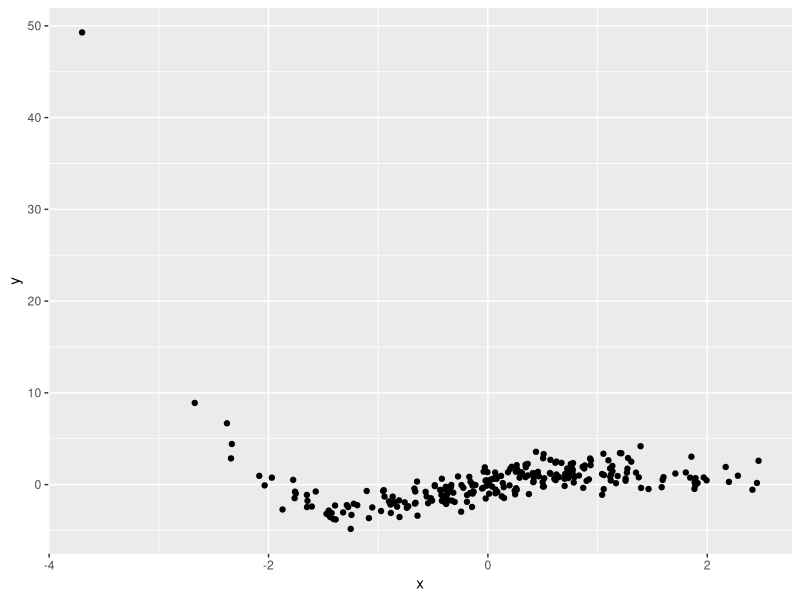
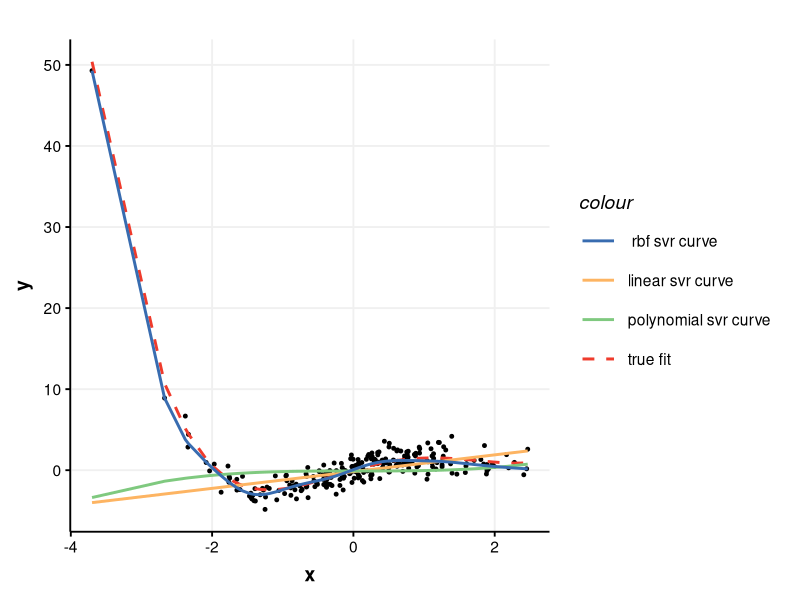

Generate these figures, in order, with R: (Note: this script raises an error after producing the figures.)
library(ggplot2)
library(e1071)
library(reshape)
library(grid)
library(ggthemes)
library(gridExtra)
#----
theme_Publication <- function(base_size=14, base_family="helvetica") {

  (theme_foundation(base_size=base_size, base_family=base_family)
    + theme(plot.title = element_text(face = "bold",
                                      size = rel(1.2), hjust = 0.5),
            text = element_text(),
            panel.background = element_rect(colour = NA),
            plot.background = element_rect(colour = NA),
            panel.border = element_rect(colour = NA),
            axis.title = element_text(face = "bold",size = rel(1)),
            axis.title.y = element_text(angle=90,vjust =2),
            axis.title.x = element_text(vjust = -0.2),
            axis.text = element_text(), 
            axis.line = element_line(colour="black"),
            axis.ticks = element_line(),
            panel.grid.major = element_line(colour="#f0f0f0"),
            panel.grid.minor = element_blank(),
            legend.key = element_rect(colour = NA),
            legend.position = "right",
            legend.direction = "vertical",
            legend.key.size= unit(1, "cm"),
            legend.spacing = unit(0, "cm"),
            legend.title = element_text(face="italic"),
            plot.margin=unit(c(10,5,5,5),"mm"),
            strip.background=element_rect(colour="#f0f0f0",fill="#f0f0f0"),
            strip.text = element_text(face="bold")
    ))
  
}

scale_fill_Publication <- function(...){
  library(scales)
  discrete_scale("fill","Publication",manual_pal(values = c("#386cb0","#fdb462","#7fc97f","#ef3b2c","#662506","#a6cee3","#fb9a99","#984ea3","#ffff33")), ...)
  
}

scale_colour_Publication <- function(...){
  library(scales)
  discrete_scale("colour","Publication",manual_pal(values = c("#386cb0","#fdb462","#7fc97f","#ef3b2c","#662506","#a6cee3","#fb9a99","#984ea3","#ffff33")), ...)
  
} 
#----

#--- data simulated
f <- function(x){
  (2*(x^4)-6*x^3-6*x^2+25*x)*0.1
}
x = rnorm(250,0,1)
noise = rnorm(250,0,1)
simdata <- data.frame(x=x,y=f(x)+noise)


#---- plotted noised non-linear data
g1 <- ggplot(data = simdata, aes(x,y))
g1+geom_point()



#---- fit model and tune it
#pol
svr.pol.mod <- svm(x~y, simdata, kernel ="polynomial")
svr.pol.tune <- tune(svm, y ~ x,  data = simdata,
                   kernel = "polynomial",
                   ranges = list(epsilon = seq(0,1,0.1), 
                                 cost = 2^(2:5))
                  )
svr.pol.tune.mod <- svr.pol.tune$best.model
svr.pol.tune.pred<- predict(svr.pol.tune.mod,
                            data = simdata) 
svr.pol.pred <- predict(svr.pol.mod, data = simdata)


#RBF
svr.rbf.mod <- svm(x~y, simdata, kernel = "radial")
svr.rbf.tune<- tune(svm, y ~ x,  data = simdata,
                kernel = "radial",
                ranges = list(epsilon = seq(0,1,0.1), 
                              cost = 2^(2:5))
                )
svr.rbf.tune.mod <- svr.rbf.tune$best.model
svr.rbf.tune.pred<- predict(svr.rbf.tune.mod,
                           data = simdata) 
svr.rbf.pred <- predict(svr.rbf.mod, data = simdata)

#Linear
svr.linear.tune <- tune(svm, y~x, data = simdata,
                        kernel = "linear",
                        ranges = list(epsilon = seq(0,0.3,0.1), 
                                      cost = 2^(2:5))
                        )
svr.linear.tune.mod <- svr.linear.tune$best.model
svr.linear.tune.pred <- predict(svr.linear.tune.mod, data = simdata)

g1+geom_point(size=1)+
  geom_line(aes(y=f(x), colour = "true fit"),linetype = "dashed",size=1)+
  geom_line(aes(y=svr.linear.tune.pred, colour = "linear svr curve"),size=1)+
  geom_line(aes(y= svr.pol.tune.pred,colour="polynomial svr curve"),size=1)+
  geom_line(aes(y= svr.rbf.tune.pred,colour=" rbf svr curve"),size=1)+
  scale_colour_Publication()+
  theme_Publication()

#----
datmelt = melt(data.frame(x=x, 
                          original = f(x)+noise,
                          svr = svrpred,
                          lin = linpred),
               id.vars = "x")
#----

ggplot(datmelt, aes(x, value, colour = variable)) +
  geom_point(size=0.6) +
  geom_smooth(aes(colour = variable))+
  scale_colour_Publication()+
  theme_Publication()
